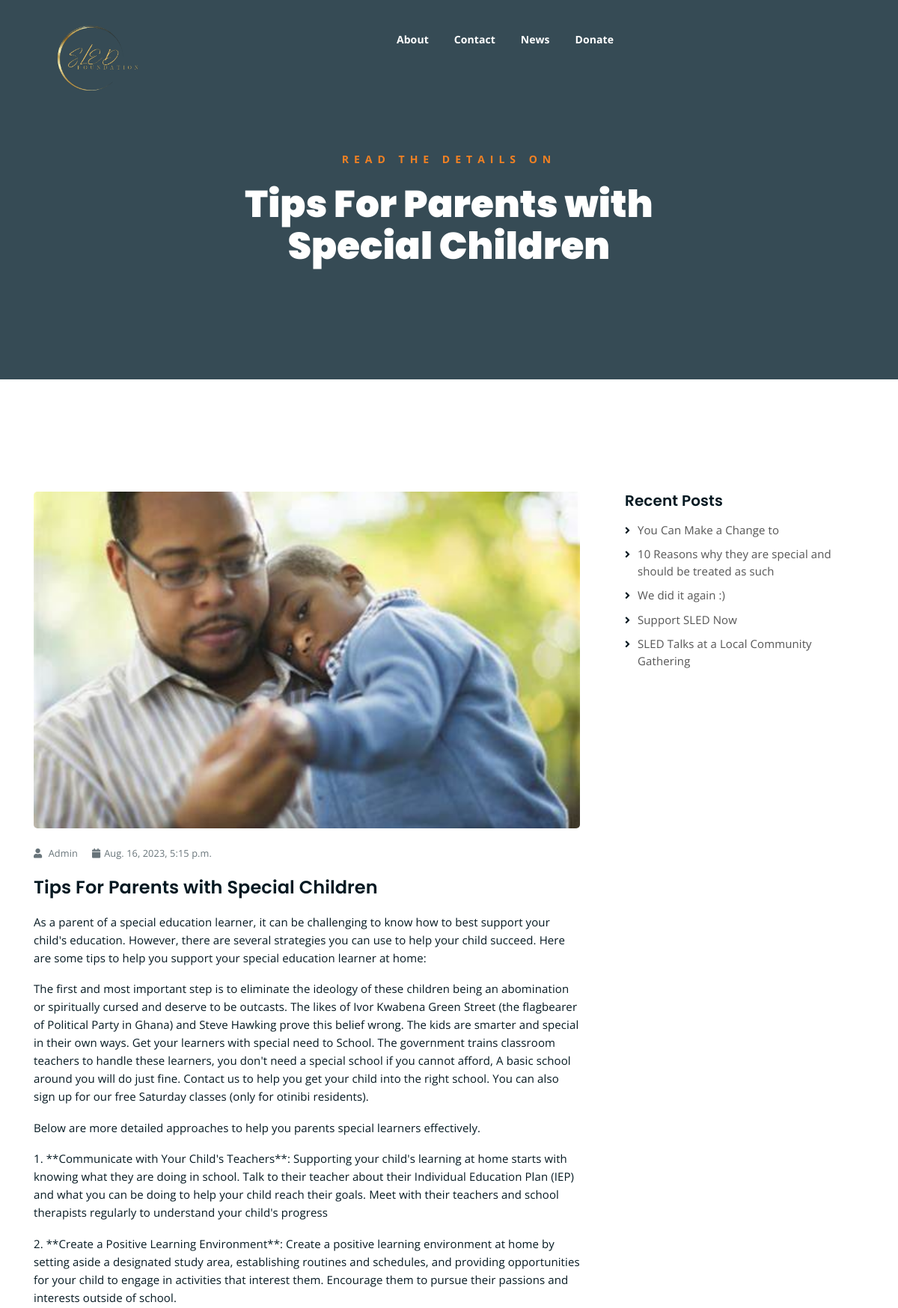
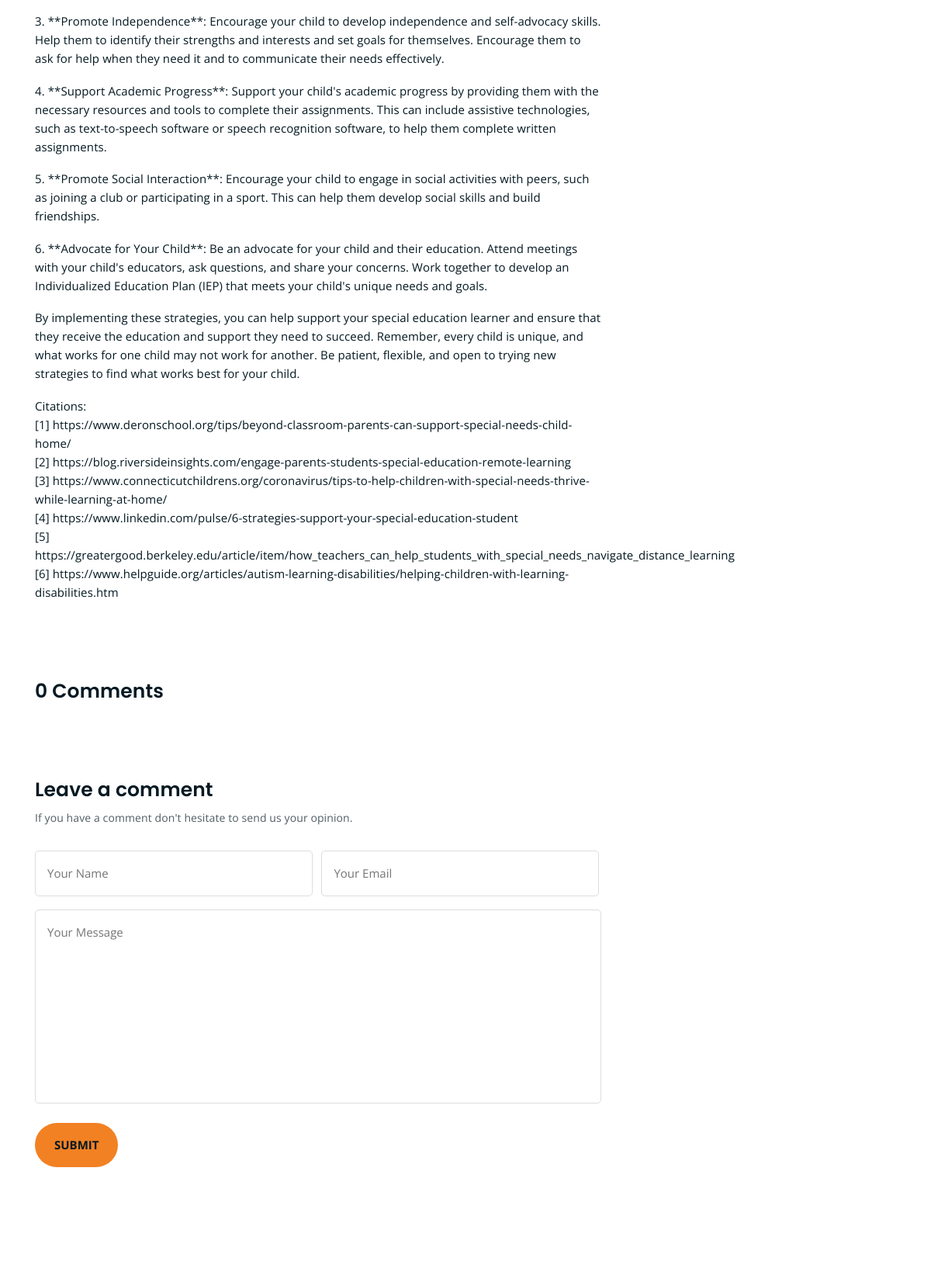
The app's page /blog/5 (upper part) with its own data (2 pictures, top to bottom).
### blog/models.py (models this page shows, shortened)
class Blog(models.Model):
    title = models.CharField(max_length=255)
    content = models.TextField()
    image = image = models.ImageField(upload_to='media', blank=True)
    created_at = models.DateTimeField(auto_now=True)

### blog/views.py (the view)
# urls.py: path('blog/<int:blog_id>', BV.display_blog, name='display_blog'),
def display_blog(request, blog_id):
    blog = Blog.objects.get(pk=blog_id)
    rec_post = Blog.objects.all().order_by('-created_at')[:5]
    comments = blog.comment_set.all()
    return render(request, 'single-news.html', {'blog':blog, 'rc':rec_post, 'comments':comments})

### blog/templates/single-news.html (shortened to what this page needs)
{% extends 'base.html' %}
{% block main_content %}
	<div class="breadcrumb-section breadcrumb-bg">
		<div class="container">
			<div class="row">
				<div class="col-lg-8 offset-lg-2 text-center">
					<div class="breadcrumb-text">
						<p>Read the Details on</p>
						<h1>{{blog.title}}</h1>
					</div>
				</div>
			</div>
		</div>
	</div>
	<div class="mt-150 mb-150">
		<div class="container">
			<div class="row">
				<div class="col-lg-8">
					<div class="single-article-section">
						<div class="single-article-text">
							<div
							style="background-image: url({{blog.image.url}});
							  height: 450px;
							  background-size: cover;
								background-position: center;
								border-radius: 5px;
								margin-bottom: 20px;
															"
							></div>
							<p class="blog-meta">
								<span class="author"><i class="fas fa-user"></i> Admin</span>
								<span class="date"><i class="fas fa-calendar"></i>{{blog.created_at}}</span>
							</p>
							<h2>{{blog.title}}</h2>
							<p style="font-size: medium;">{{blog.content|linebreaks}}</p>
						</div>
						<div class="comments-list-wrap">
							<h3 class="comment-count-title">{{comments.count}} Comments</h3>
						</div>
						<div   class="comment-template">
							<h4>Leave a comment</h4>
							<p>If you have a comment don't hesitate to send us your opinion.</p>
							<form id="sub_form">
								<p>
									<input type="text" id="c_name" required placeholder="Your Name">
									<input type="email" id="c_mail" required placeholder="Your Email">
								</p>
								<p><textarea required name="comment" maxlength="500" id="comment" cols="30" rows="10" placeholder="Your Message"></textarea></p>
								<p><input type="submit" value="Submit"></p>
							</form>
						</div>
					</div>
				</div>
				<div class="col-lg-4">
					<div class="sidebar-section">
						<div class="recent-posts">
							<h4>Recent Posts</h4>
							<ul>
								{% for post in rc %}
								<li><a href="{% url 'display_blog' post.id %}">{{post.title}}</a></li>
								{% endfor %}
							</ul>
						</div>
					</div>
				</div>
			</div>
		</div>
	</div>
	{% endblock main_content %}

### blog/static/assets/css/main.css (style rules this page uses)
html { font-size: 14px; font-weight: 400; line-height: 28px; height: 100%; }
body { font-family: "Open Sans", sans-serif; font-weight: 400; font-size: 1rem; letter-spacing: 0.1px; line-height: 1.8; color: #051922; overflow-x: hidden; }
a { cursor: pointer; text-decoration: none; -webkit-transition: all 0.2s ease-in-out; -o-transition: all 0.2s ease-in-out; transition: all 0.2s ease-in-out; }
h1, .h1, h2, .h2, h3, .h3, h4, .h4, h5, .h5, h6, .h6 { font-family: "Poppins", sans-serif; font-weight: 700; margin: 0 0 1.25rem 0; color: #051922; }
h1:last-child, .h1:last-child, h2:last-child, .h2:last-child, h3:last-child, .h3:last-child, h4:last-child, .h4:last-child, h5:last-child, .h5:last-child, h6:last-child, .h6:last-child { margin: 0; }
h1, .h1 { font-size: 4rem; font-weight: 700; line-height: 4rem; }
h2, .h2 { font-size: 3rem; font-weight: 700; line-height: 3.25rem; }
h3, .h3 { font-size: 2rem; font-weight: 700; line-height: 2.25rem; }
h4, .h4 { font-size: 1.5rem; font-weight: 700; line-height: 1.75rem; }
p { font-family: "Open Sans", sans-serif; font-weight: 400; font-size: 1rem; letter-spacing: 0.1px; line-height: 1.8; color: #051922; margin: 0 0 1.25rem 0; }
p:last-child { margin: 0; }
.mt-150 { margin-top: 150px; }
.mb-150 { margin-bottom: 150px; }
.breadcrumb-bg { background-image: url(../img/breadcrumb-bg.jpg); }
.breadcrumb-text p { color: #F28123; font-weight: 700; text-transform: uppercase; letter-spacing: 7px; }
.breadcrumb-text h1 { font-size: 50px; font-weight: 900; color: #fff; margin: 0; margin-top: 20px; }
.breadcrumb-section { padding: 150px 0; background-size: cover; background-position: center center; position: relative; z-index: 1; background-attachment: fixed; padding-top: 200px; }
.breadcrumb-section:after { position: absolute; left: 0; top: 0; width: 100%; height: 100%; content: ""; background-color: #07212e; z-index: -1; opacity: 0.8; }
input[type="submit"] { -webkit-transition: 0.3s; -o-transition: 0.3s; transition: 0.3s; border-radius: 50px !important; }
.recent-posts ul li { -webkit-transition: 0.3s; -o-transition: 0.3s; transition: 0.3s; }
.sidebar-section ul li a { -webkit-transition: 0.3s; -o-transition: 0.3s; transition: 0.3s; }
html, body { height: 100%; }
input[type="submit"] { background-color: #F28123; color: #051922; font-weight: 700; text-transform: uppercase; font-size: 15px; border: none !important; cursor: pointer; padding: 15px 25px; border-radius: 3px; }
p.blog-meta span { margin-right: 15px; opacity: 0.6; color: #051922; font-size: 0.85em; }
p.blog-meta span:last-child { margin-right: 0; }
p.blog-meta span i { margin-right: 5px; }
.single-article-text h2 { font-size: 24px; font-weight: 600; line-height: 1.4; margin-bottom: 10px; }
.single-article-text p { font-size: 15px; line-height: 1.6; color: #051922; }
.comments-list-wrap { margin: 100px 0; }
.comments-list-wrap h3 { font-size: 25px; font-weight: 600; margin-bottom: 50px; }
.comment-template h4 { font-size: 25px; font-weight: 600; margin-bottom: 50px; }
.comment-template h4 { margin-bottom: 10px; }
.comment-template > p { opacity: 0.7; margin-bottom: 30px; }
.comment-template form p input[type=text] { border: 1px solid #ddd; width: 49%; padding: 15px; border-radius: 5px; font-size: 15px; color: #051922; }
.comment-template form p input[type=email] { border: 1px solid #ddd; width: 49%; padding: 15px; border-radius: 5px; font-size: 15px; color: #051922; margin-left: 10px; }
.comment-template form p textarea { border: 1px solid #ddd; padding: 15px; font-size: 15px; color: #051922; border-radius: 5px; height: 250px; resize: none; width: 100%; }
.sidebar-section { margin-left: 30px; }
.sidebar-section h4 { font-size: 20px; font-weight: 600; margin-bottom: 15px; }
.sidebar-section ul { margin: 0; padding: 0; list-style: none; }
.sidebar-section ul li { line-height: 1.5; }
.sidebar-section ul li a { color: #555; font-size: 15px; }
.sidebar-section > div { margin-bottom: 60px; }
.sidebar-section > div:last-child { margin-bottom: 0; }
.recent-posts ul li, .archive-posts ul li { position: relative; padding-left: 17px; margin-bottom: 10px; }
.recent-posts ul li:before, .archive-posts ul li:before { position: absolute; left: 0; top: 2px; content: "\f105"; font-family: "Font Awesome 5 Free"; font-weight: 900; }

### blog/static/assets/css/responsive.css (style rules this page uses)
@media only screen and (min-width: 992px) and (max-width: 1200px) { .comment-template form p input[type=email] { margin-left: 8px; } }

### records on screen
Blog: title "Tips For Parents with Special Children", image (picture), created_at "Aug. 16, 2023, 5:15 p.m.", content "As a parent of a special education learner, it can be challenging to know how to best support your child's education. However, there are several strategies you can use to help your child succeed. Here are some tips to help you support your special education learner at home: The first and most important step is to eliminate the ideology of these children being an abomination or spiritually cursed and deserve to be outcasts. The likes of Ivor Kwabena Green Street (the flagbearer of Political Party in Ghana) and Steve Hawking prove this belief wrong. The kids are smarter and special in their own ways. Get your learners with special need to School. The government trains classroom teachers to…", count "0"
Blog: title "You Can Make a Change to"
Blog: title "10 Reasons why they are special and should be treated as such"
Blog: title "We did it again :)"
Blog: title "Support SLED Now"
Blog: title "SLED Talks at a Local Community Gathering"
